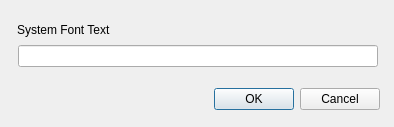
<ui version="4.0" >
 <class>Dialog</class>
 <widget class="QDialog" name="Dialog" >
  <property name="windowModality" >
   <enum>Qt::WindowModal</enum>
  </property>
  <property name="geometry" >
   <rect>
    <x>0</x>
    <y>0</y>
    <width>394</width>
    <height>127</height>
   </rect>
  </property>
  <property name="windowTitle" >
   <string>Dialog</string>
  </property>
  <widget class="QDialogButtonBox" name="buttonBox" >
   <property name="geometry" >
    <rect>
     <x>39</x>
     <y>83</y>
     <width>341</width>
     <height>32</height>
    </rect>
   </property>
   <property name="styleSheet" >
    <string notr="true" >QPushButton { width: 60px; }</string>
   </property>
   <property name="orientation" >
    <enum>Qt::Horizontal</enum>
   </property>
   <property name="standardButtons" >
    <set>QDialogButtonBox::Cancel|QDialogButtonBox::Ok</set>
   </property>
  </widget>
  <widget class="QLabel" name="questionLabel" >
   <property name="geometry" >
    <rect>
     <x>17</x>
     <y>21</y>
     <width>360</width>
     <height>17</height>
    </rect>
   </property>
   <property name="text" >
    <string>System Font Text</string>
   </property>
  </widget>
  <widget class="QLineEdit" name="textField" >
   <property name="geometry" >
    <rect>
     <x>18</x>
     <y>45</y>
     <width>360</width>
     <height>22</height>
    </rect>
   </property>
  </widget>
 </widget>
 <resources/>
 <connections>
  <connection>
   <sender>buttonBox</sender>
   <signal>accepted()</signal>
   <receiver>Dialog</receiver>
   <slot>accept()</slot>
   <hints>
    <hint type="sourcelabel" >
     <x>248</x>
     <y>254</y>
    </hint>
    <hint type="destinationlabel" >
     <x>157</x>
     <y>274</y>
    </hint>
   </hints>
  </connection>
  <connection>
   <sender>buttonBox</sender>
   <signal>rejected()</signal>
   <receiver>Dialog</receiver>
   <slot>reject()</slot>
   <hints>
    <hint type="sourcelabel" >
     <x>316</x>
     <y>260</y>
    </hint>
    <hint type="destinationlabel" >
     <x>286</x>
     <y>274</y>
    </hint>
   </hints>
  </connection>
 </connections>
</ui>
